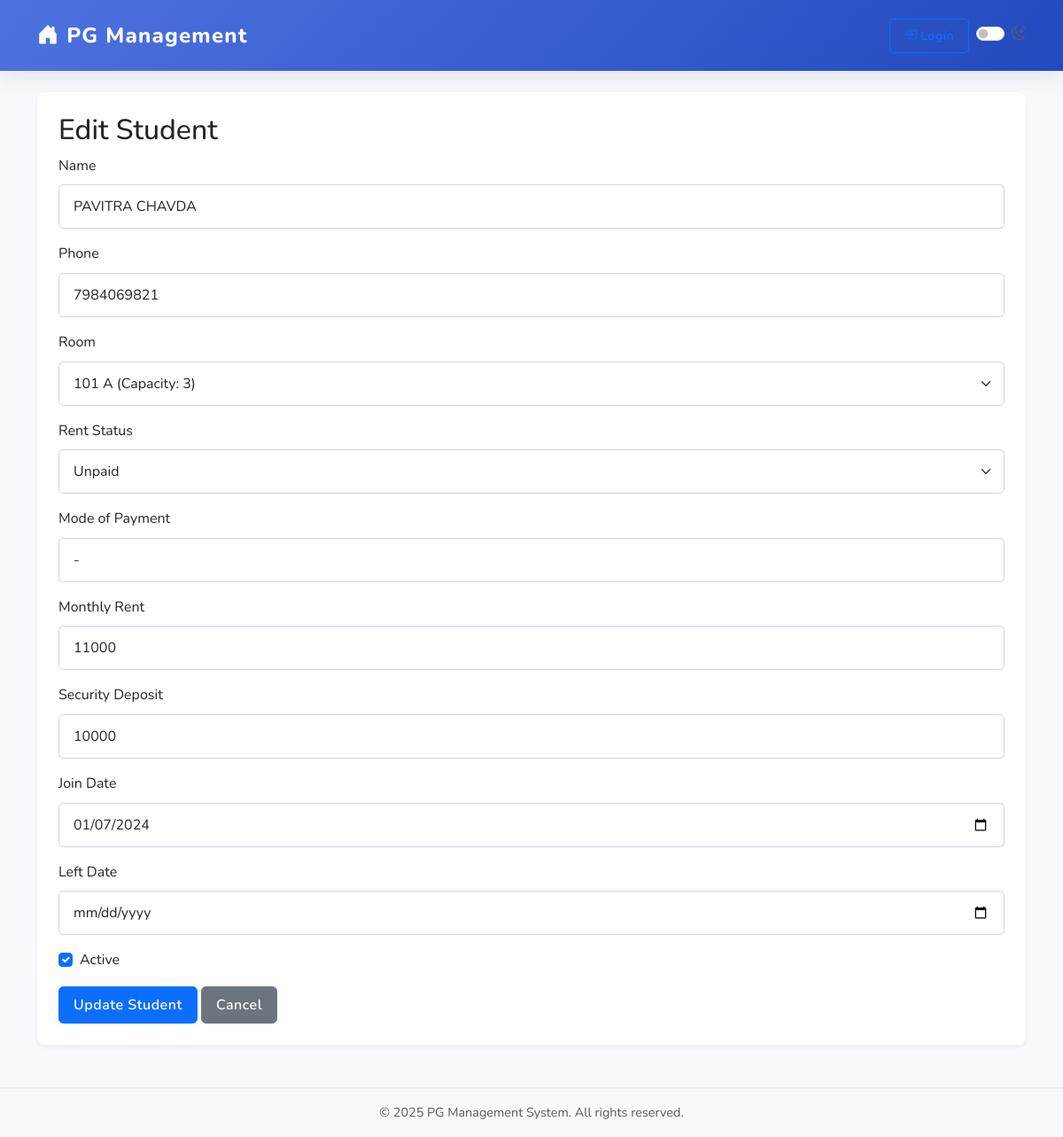
/students/edit/1, run on the app's committed database.
### app.py (models this page shows)
class Student(db.Model):
    id = db.Column(db.Integer, primary_key=True)
    name = db.Column(db.String(100), nullable=False)
    phone = db.Column(db.String(15), nullable=False)
    room_id = db.Column(db.Integer, db.ForeignKey('room.id'), nullable=False)
    rent_status = db.Column(db.String(20), nullable=False)
    mode_of_payment = db.Column(db.String(20), nullable=False)
    monthly_rent = db.Column(db.Integer, nullable=False)
    security_deposit = db.Column(db.Integer, nullable=False)
    join_date = db.Column(db.Date, nullable=False)
    left_date = db.Column(db.Date, nullable=True)
    is_active = db.Column(db.Boolean, default=True)

class Room(db.Model):
    id = db.Column(db.Integer, primary_key=True)
    number = db.Column(db.String(10), unique=True, nullable=False)
    capacity = db.Column(db.Integer, nullable=False)
    students = db.relationship('Student', backref='room', lazy=True)

### app.py (the view, shortened to what this page needs)
@app.route('/students/edit/<int:student_id>', methods=['GET', 'POST'])
def edit_student(student_id):
    student = Student.query.get_or_404(student_id)
    rooms = Room.query.all()
    return render_template('edit_student.html', student=student, rooms=rooms)

### app.py (called while the page is built)
@app.context_processor
def inject_now():
    return {'now': datetime.utcnow()}

@app.context_processor
def inject_user():
    user_id = session.get('user_id')
    if user_id:
        user = User.query.get(user_id)
        return {'current_user': user}
    return {'current_user': None}

### templates/edit_student.html (shortened to what this page needs)
{% extends 'base.html' %}
{% block content %}
<h2>Edit Student</h2>
<form method="post">
    <div class="mb-3">
        <label for="name" class="form-label">Name</label>
        <input type="text" class="form-control" id="name" name="name" value="{{ student.name }}" required>
    </div>
    <div class="mb-3">
        <label for="phone" class="form-label">Phone</label>
        <input type="text" class="form-control" id="phone" name="phone" value="{{ student.phone }}" required>
    </div>
    <div class="mb-3">
        <label for="room_id" class="form-label">Room</label>
        <select class="form-select" id="room_id" name="room_id" required>
            {% for room in rooms %}
            <option value="{{ room.id }}" {% if student.room_id == room.id %}selected{% endif %}>{{ room.number }} (Capacity: {{ room.capacity }})</option>
            {% endfor %}
        </select>
    </div>
    <div class="mb-3">
        <label for="rent_status" class="form-label">Rent Status</label>
        <select class="form-select" id="rent_status" name="rent_status" required>
            <option value="Unpaid" {% if student.rent_status == 'Unpaid' %}selected{% endif %}>Unpaid</option>
        </select>
    </div>
    <div class="mb-3">
        <label for="mode_of_payment" class="form-label">Mode of Payment</label>
        <input type="text" class="form-control" id="mode_of_payment" name="mode_of_payment" value="{{ student.mode_of_payment }}" required>
    </div>
    <div class="mb-3">
        <label for="monthly_rent" class="form-label">Monthly Rent</label>
        <input type="number" class="form-control" id="monthly_rent" name="monthly_rent" value="{{ student.monthly_rent }}" required min="0">
    </div>
    <div class="mb-3">
        <label for="security_deposit" class="form-label">Security Deposit</label>
        <input type="number" class="form-control" id="security_deposit" name="security_deposit" value="{{ student.security_deposit }}" required min="0">
    </div>
    <div class="mb-3">
        <label for="join_date" class="form-label">Join Date</label>
        <input type="date" class="form-control" id="join_date" name="join_date" value="{{ student.join_date.strftime('%Y-%m-%d') }}" required>
    </div>
    <div class="mb-3">
        <label for="left_date" class="form-label">Left Date</label>
        <input type="date" class="form-control" id="left_date" name="left_date" value="{{ student.left_date.strftime('%Y-%m-%d') if student.left_date else '' }}">
    </div>
    <div class="form-check mb-3">
        <input class="form-check-input" type="checkbox" id="is_active" name="is_active" {% if student.is_active %}checked{% endif %}>
        <label class="form-check-label" for="is_active">Active</label>
    </div>
    <button type="submit" class="btn btn-primary">Update Student</button>
    <a href="{{ url_for('list_students') }}" class="btn btn-secondary">Cancel</a>
</form>
{% endblock %}

### static/style.css (style rules this page uses)
:root { --primary-color: #4e73df; --secondary-color: #858796; --success-color: #1cc88a; --info-color: #36b9cc; --warning-color: #f6c23e; --danger-color: #e74a3b; --light-color: #f8f9fc; --dark-color: #5a5c69; --shadow: 0 0.15rem 1.75rem 0 rgba(58, 59, 69, 0.15); }
body { background-color: #f8f9fc; color: var(--dark-color); font-family: 'Nunito', -apple-system, BlinkMacSystemFont, 'Segoe UI', Roboto, 'Helvetica Neue', Arial, sans-serif; line-height: 1.6; }
.btn { border-radius: 0.35rem; font-weight: 600; padding: 0.5rem 1rem; transition: all 0.2s; letter-spacing: 0.5px; }
.form-control, .form-select { border-radius: 0.35rem; padding: 0.75rem 1rem; border: 1px solid #d1d3e2; transition: border-color 0.15s ease-in-out, box-shadow 0.15s ease-in-out; }

### data on the page
Student: name "PAVITRA CHAVDA", phone "7984069821", room_id "101 A (Capacity: 3)", rent_status "Unpaid", mode_of_payment "-", monthly_rent "11000", security_deposit "10000", join_date "01/07/2024", is_active "☑"
